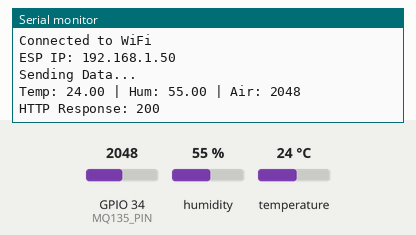
The sketch below on a simulated ESP32. On the bench: the last lines printed to the serial monitor. Inputs (shaded band) come from the test bench; at power-on: humidity 55 %, GPIO 34 (MQ135_PIN) = 2048, temperature 24 °C. WiFi joins after 1.5 s; servers stay silent unless stated; uploads are accepted with an empty reply.

Above: at 3.2 s.
3.3 s: humidity set to 22 %
At 7.41 s:
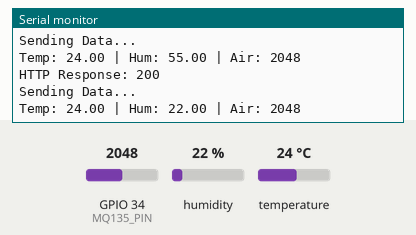
9.1 s: GPIO 34 (MQ135_PIN) set to 2866
At 13.0 s:
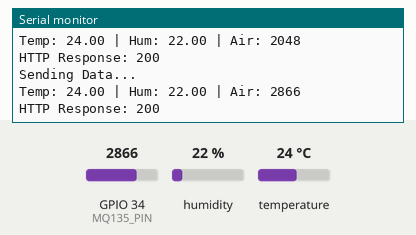
14.9 s: temperature set to 12 °C
At 19.1 s:
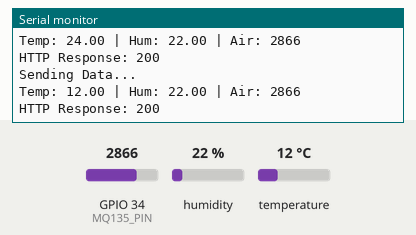
20.7 s: GPIO 34 (MQ135_PIN) set to 3603
At 23.9 s:
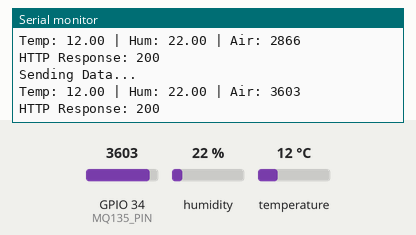
26.5 s: humidity set to 40 %
At 28.8 s:
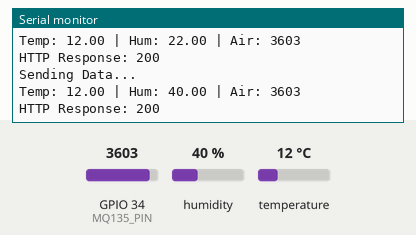
Timing chart, 0 to 30.3 s (numbered marks = the images above; inputs shaded):
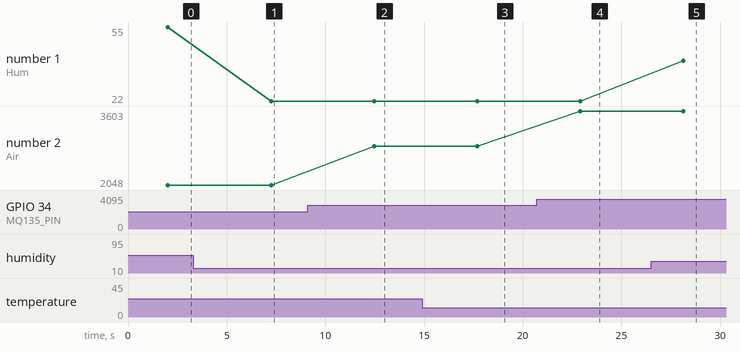

Measured:
- after the input at 3.3 s, the serial monitor: prints a new line after 4.0 s (image 1)
- after the input at 9.1 s, the serial monitor: prints a new line after 3.4 s (image 2)
- after the input at 14.9 s, the serial monitor: prints a new line after 2.8 s (image 3)
- after the input at 20.7 s, the serial monitor: prints a new line after 2.2 s (image 4)
- after the input at 26.5 s, the serial monitor: prints a new line after 1.6 s (image 5)
- plotted number 1: 55 → 22 after the input at 3.3 s, 22 → 40 after the input at 26.5 s
- plotted number 2: 2048 → 2866 after the input at 9.1 s, 2866 → 3603 after the input at 20.7 s

The sketch:

backendespcode.ino
```cpp
#include <WiFi.h>
#include <HTTPClient.h>
#include "DHT.h"

#define DHTPIN 15
#define DHTTYPE DHT11
#define MQ135_PIN 34

const char* ssid = "Saion";
const char* password = "Saion123";

// Replace with your laptop IP
const char* serverUrl = "https://dbms-mini-project-vgp4.onrender.com/api/update";

DHT dht(DHTPIN, DHTTYPE);

void setup() {
  Serial.begin(115200);
  dht.begin();

  Serial.println("Connecting to WiFi...");
  WiFi.begin(ssid, password);

  while (WiFi.status() != WL_CONNECTED) {
    delay(1000);
    Serial.print(".");
  }

  Serial.println("\nConnected to WiFi");
  Serial.print("ESP IP: ");
  Serial.println(WiFi.localIP());
}

void loop() {

  float temperature = dht.readTemperature();
  float humidity = dht.readHumidity();
  int mqRaw = analogRead(MQ135_PIN);

  if (isnan(temperature) || isnan(humidity)) {
    Serial.println("DHT Read Failed!");
    delay(3000);
    return;
  }

  Serial.println("\nSending Data...");
  Serial.print("Temp: ");
  Serial.print(temperature);
  Serial.print(" | Hum: ");
  Serial.print(humidity);
  Serial.print(" | Air: ");
  Serial.println(mqRaw);

  if (WiFi.status() == WL_CONNECTED) {

    HTTPClient http;
    http.begin(serverUrl);
    http.addHeader("Content-Type", "application/json");

    String jsonData = "{";
    jsonData += "\"temperature\":" + String(temperature) + ",";
    jsonData += "\"humidity\":" + String(humidity) + ",";
    jsonData += "\"air_quality\":" + String(mqRaw);
    jsonData += "}";

    int httpResponseCode = http.POST(jsonData);

    Serial.print("HTTP Response: ");
    Serial.println(httpResponseCode);

    if (httpResponseCode > 0) {
      Serial.println(http.getString());
    }

    http.end();
  }

  delay(5000);
}
```
